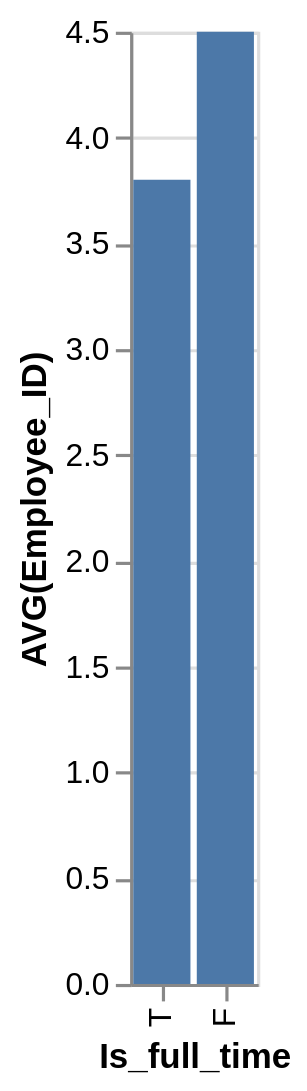

Specify this chart in Vega-Lite:
### Vega-Lite specification from a JSON file in a GitHub repository (floating-point values rounded to 4 significant figures)
{"data": {"values": [{"x_data": "T", "y_data": 3.8}, {"x_data": "F", "y_data": 4.5}]}, "mark": "bar", "encoding": {"x": {"field": "x_data", "type": "nominal", "title": "Is_full_time", "sort": {"op": "sum", "field": "y_data", "order": "ascending"}}, "y": {"field": "y_data", "type": "quantitative", "title": "AVG(Employee_ID)"}}}
